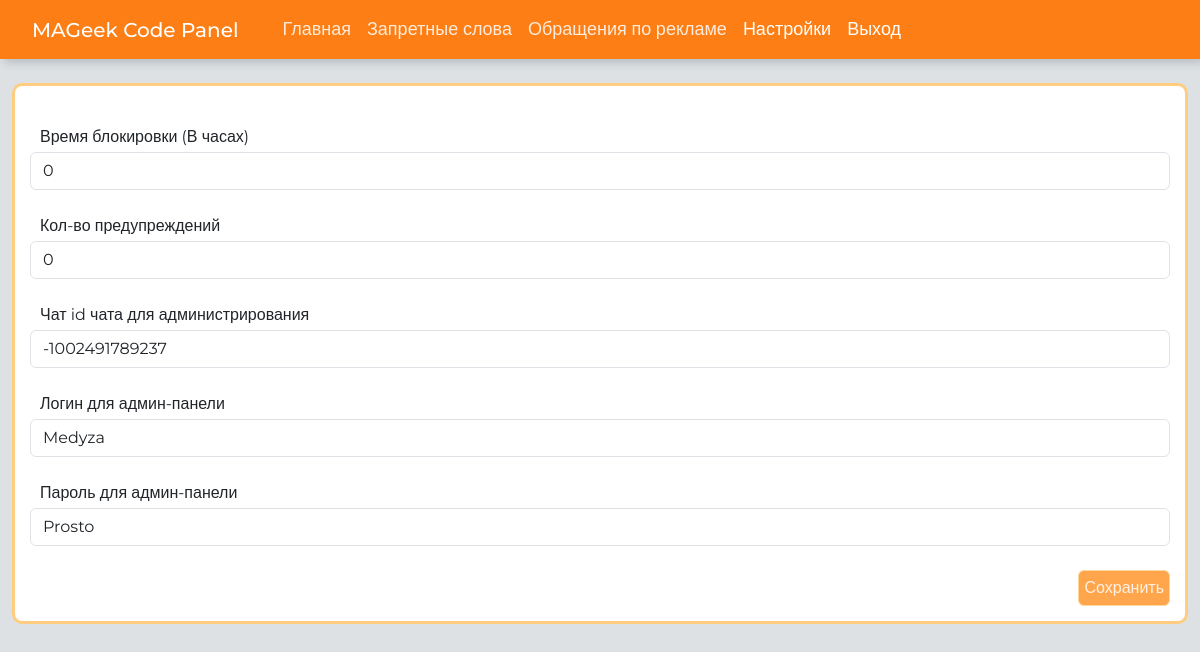
The page /settings (signed in) on the database its author committed.
### db/models.py (models this page shows)
class BaseModel(Model):
    class Meta:
        database = db

class Const(BaseModel):
    warnings = IntegerField(default=0)
    time_for_block = IntegerField(default=1)
    chat_id = TextField(default=0)

class Admin(UserMixin, BaseModel):
    username = TextField(unique=True)
    password = TextField()

### app/app.py (the view, shortened to what this page needs)
@app.route('/settings', methods=["POST", "GET"])
@login_required
def settings():
    const = get_const()
    admin = get_admin_by_id(1)
    return render_template("settings.html", const=const, admin=admin)

### app/app.py (called while the page is built)
@login_manager.user_loader
def load_user(user_id):
    return get_admin_by_id(user_id)

### db/db_queries.py (called while the page is built)
def get_const():
    const, created = Const.get_or_create(id=1)
    return const

def get_admin_by_id(id):
    user = Admin.get_or_none(Admin.id == id)
    return user

### app/templates/settings.html
{% extends "base.html" %}
{% block content %}
<main class="block-bg">
    <form method="post">
        <div class="form-group mt-4">
            <label for="time_for_block">Время блокировки (В часах)</label>
            <input type="number" class="form-control" id="time_for_block" name="time_for_block" value="{{ const.time_for_block }}" min="0" required/>
        </div>
        <div class="form-group mt-4">
            <label for="warnings">Кол-во предупреждений</label>
            <input type="number" class="form-control" id="warnings" name="warnings" value="{{ const.warnings }}" min="0" required/>
        </div>
        <div class="form-group mt-4">
            <label for="chat_id">Чат id чата для администрирования</label>
            <input type="number" class="form-control" id="chat_id" name="chat_id" value="{{ const.chat_id }}" required/>
        </div>
        <div class="form-group mt-4">
            <label for="login">Логин для админ-панели</label>
            <input class="form-control" id="login" name="login" value="{{ admin.username }}"/>
        </div>
        <div class="form-group mt-4">
            <label for="password">Пароль для админ-панели</label>
            <input class="form-control" id="password" name="password" value="{{ admin.password }}"/>
        </div>
        <div class="action-container">
            <button type="submit" class="action-button mt-4">Сохранить</button>
        </div>
    </form>
</main>
{% endblock %}

### app/static/css/style.css (style rules this page uses)
:root { --color-orange-700: #d75d00; --color-orange-600: #ff9a4d; --color-orange-500: #ffa64d; --color-orange-450: #ffb84d; --color-orange-400: #ffcc80; --color-orange-300: #ffd699; --color-orange-200: #ffe0b3; --color-orange-100: #ffecd9; --color-orange-50: #fff5eb; --c-gray-900: #000000; --c-gray-850: #1a1a1a; --c-gray-800: #1f1f1f; --c-gray-700: #2e2e2e; --c-gray-600: #313131; --c-gray-550: #343434; --c-gray-525: #434242; --c-gray-500: #969593; --c-gray-400: #a6a6a6; --c-gray-300: #bdbbb7; --c-gray-200: #e2e2e1; --c-gray-100: #ffffff; --color-white-100: #fff; --color-white-200: #ffffffd9; --color-black-900: #000000; --bg-input-color: #f2f2f2; --bg-color: #dee1e3; --border-radius-10: 10px; --border-radius-8: 8px; --border-radius-button: 6px; }
html { font-family: "Montserrat", sans-serif; scroll-behavior: auto; }
body { height: 100%; margin: 0; font-family: "Montserrat", sans-serif; background-color: var(--bg-color); width: 100%; }
.block-bg { flex: 1; overflow-y: auto; padding: 15px; border: 3px solid var(--color-orange-400); background-color: var(--color-white-100); border-radius: var(--border-radius-10); }
.action-button { padding: 5px; border: 1px solid var(--color-orange-300); color: var(--color-white-200); border-radius: var(--border-radius-button); background-color: var(--color-orange-500); transition: 0.25s ease; cursor: pointer; }
.action-container { text-align: right; }
.form-group label { padding-left: 10px; padding-bottom: 3px; }

### rows shown on the page
Const: time_for_block "0", warnings "0", chat_id "-1002491789237"
Admin: login "Medyza", password "Prosto"
